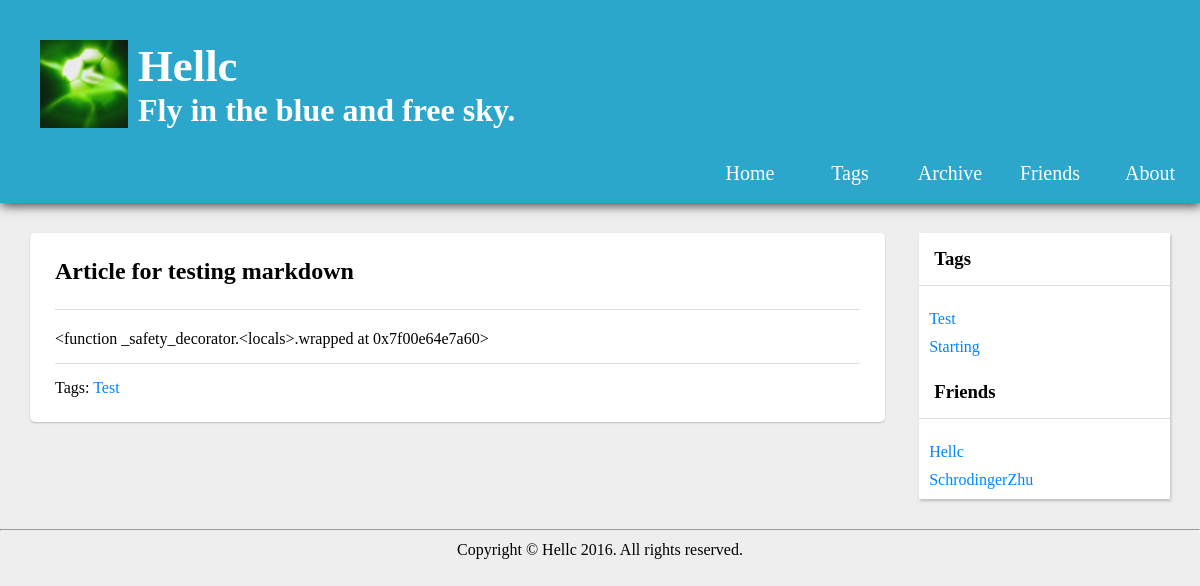
The page /detail/4/ on the database as committed earlier.
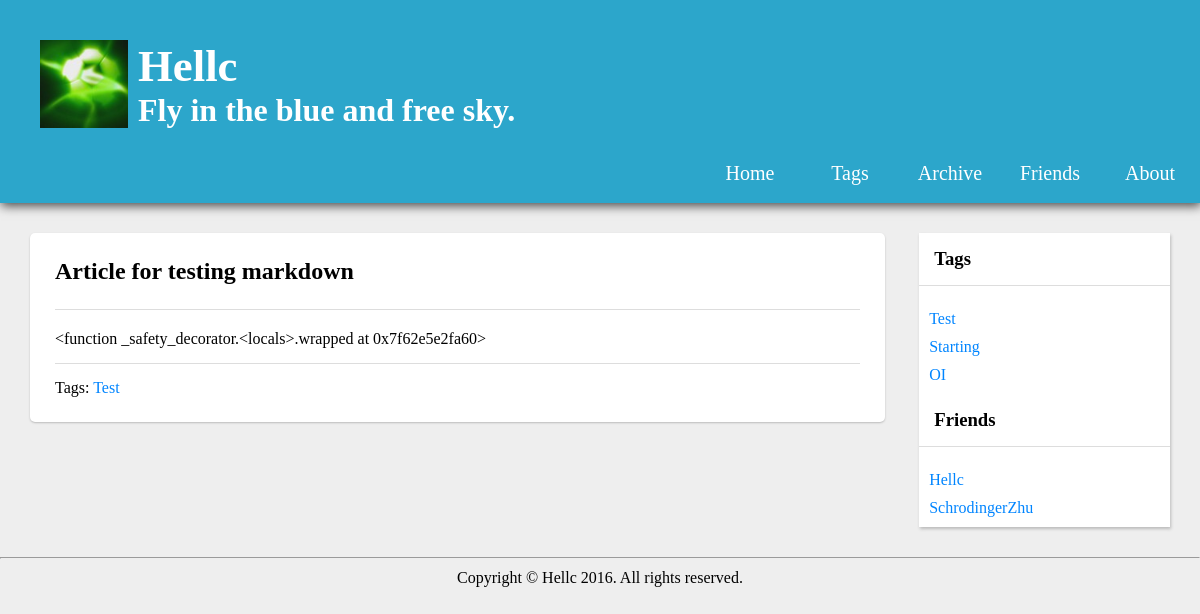
The same page on the database as committed later.
### Blog/models.py (models this page shows, shortened)
class Article(models.Model):
    title = models.CharField("Title", max_length = 32)
    author = models.CharField("Author", max_length = 16)
    content = models.TextField("Content")
    createTime = models.DateTimeField("CreateTime", auto_now_add = True)
    category = models.ForeignKey(Category, verbose_name = "Category")
    tags = models.ManyToManyField(Tag, verbose_name = "Tag", related_name = "articles")

class Tag(models.Model):
    name = models.CharField("Name", max_length = 16)

class FriendLink(models.Model):
    name = models.CharField("Name", max_length = 16)
    link = models.URLField("Link")

### Blog/views.py (the view)
# urls.py: url(r'^detail/(?P<articleId>(\d+))/$', getDetail, name = "BlogGetDetail"),
def getDetail(request, articleId):
    try:
        article = Article.objects.get(id = articleId)
    except Article.DoesNotExist:
        return Http404
    ctx = getBaseContent()
    ctx.update({
        "article" : article,
    })
    return render(request, "article-detail.html", ctx)

### Blog/templatetags/markdownRender.py (called while the page is built)
@register.filter(name = "markdownRender", is_safe = True)
@stringfilter
def renderMarkdown(src):
    return mark_safe(markdown(src))

### Blog/views.py (called while the page is built)
def getBaseContent():
    return {
        "tags" : Tag.objects.all(),
        "friendLinks" : FriendLink.objects.all()
    }

### templates/article-detail.html (shortened to what this page needs)
{% extends "parts/base.html" %}
{% load markdownRender %}
{% load static %}
{% block style %}
<link rel = "stylesheet" type = "text/css" href = "{% static 'css/article-detail.css' %}" />
<link rel = "stylesheet" type = "text/css" href = "{% static 'css/parts/markdown.css' %}" />
<link rel = "stylesheet" type = "text/css" href = "{% static 'css/parts/highlight.css' %}" />
{% endblock %}
{% block content %}
<article class = "Article">
    <header class = "ArticleHeader">
        <div class = "Title">
            <a href = "#">
                <h2> {{ article.title }} </h2>
            </a>
        </div>
    </header>
    <div class = "ArticleBody Markdown">
        {{ article.content | markdownRender}}
    </div>
    <footer class = "ArticleFooter">
        <div class = "Tags">
            Tags:
            {% for tag in article.tags.all %}
            <span class = "EachTag">
                <a href = "{% url 'BlogGetArticlesByTag' tag.name %}"> {{ tag.name }} </a>
            </span>
            {% endfor %}
        </div>
    </footer>
</article>
{% endblock %}

### templates/parts/sidebar.html
<aside id = "Sidebar">
    <div id = "Tags">
        <h3 class = "Title">
            Tags
        </h3>
        {% for tag in tags %}
        <div class = "EachTag">
            <a href = "{% url 'BlogGetArticlesByTag' tag.name %}"> {{ tag.name }} </a>
        </div>
        {% endfor %}
    </div>
    <div id = "FriendLinks">
        <h3 class = "Title">
            Friends
        </h3>
        {% for friendLink in friendLinks%}
        <div class = "EachFriendLink">
            <a href = "{{ friendLink.link }}" target = "_blank"> {{ friendLink.name }} </a>
        </div>
        {% endfor %}
    </div>
</aside>

Rows that differ between the two databases and show on the page:
computed for Article "Article for testing markdown": content "<function _safety_decorator.<locals>.wrapped at 0x7f00e64e7a60>" → "<function _safety_decorator.<locals>.wrapped at 0x7f62e5e2fa60>"
added Tag: name "OI", shown under "Tags"
